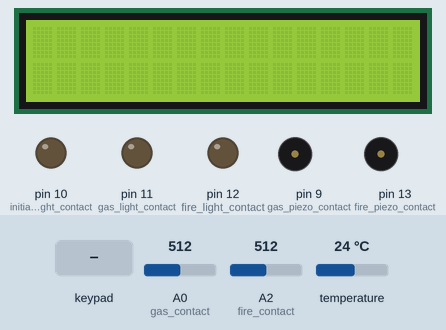
Simulated run of this sketch. Board: Arduino Uno, built with avr-gcc and run on an emulated ATmega328P. Shown: 16×2 character LCD, output pins drawn as LEDs (lit = HIGH), buzzer (waves = sounding, pin HIGH). The test bench sets the inputs (shaded band); at power-on: A2 (fire_contact) = 512, A0 (gas_contact) = 512, temperature 24 °C. What the sketch prints to the serial monitor is not drawn.

Above: at 1.2 s.
1.3 s: key '*' pressed
At 2.1 s:
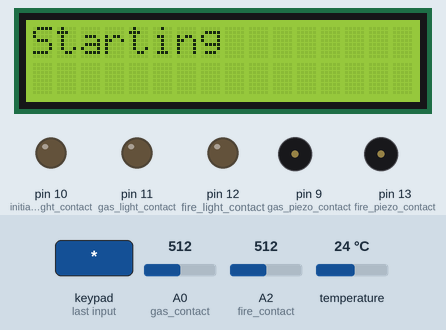
4.3 s: keypad keys 2 8 7 pressed 0.4 s apart
8.5 s: key '1' pressed
At 11.3 s:
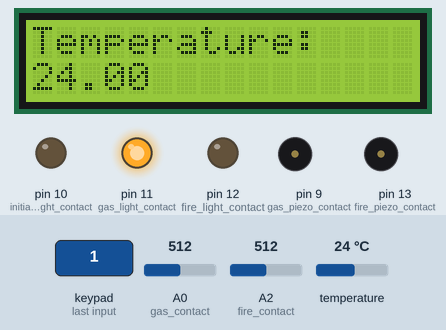
11.5 s: keypad keys 6 5 4 3 pressed 0.4 s apart
At 15.6 s:
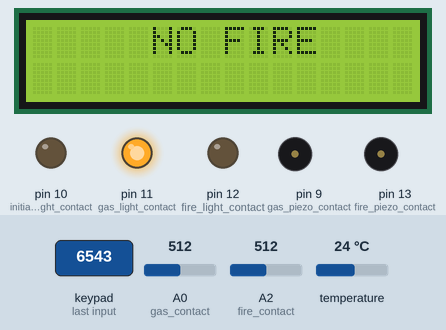
16.1 s: A2 (fire_contact) set to 318
19.1 s: A2 (fire_contact) set to 282
At 22.1 s:
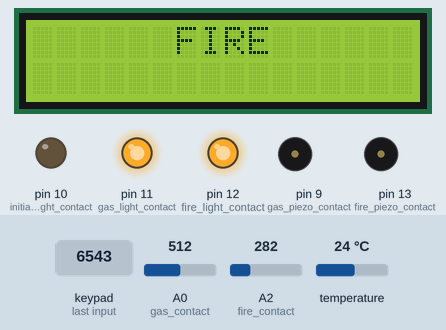
Timing chart, 0 to 23.1 s (numbered marks = the images above; inputs shaded):
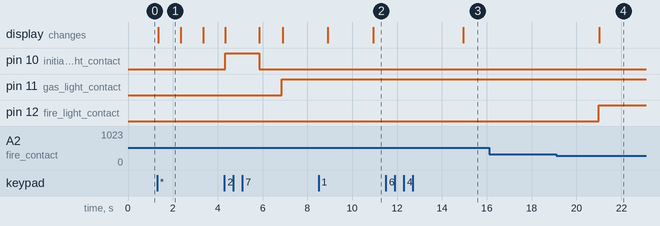

Measured:
- the behaviour switches between 301 and 300 on A2 (fire_contact) (found by bisection; images 3 and 4)
- after the input at 1.3 s, the display: changes at once (image 1)
- after the input at 8.5 s, the display: first differs from a run without the input after 2.4 s (image 2)
- after the input at 11.5 s, the display: changes after 3.5 s (image 3)
- after the input at 16.1 s, every drawn part: stays the same
- after the input at 19.1 s, pin 12 (fire_light_contact): LOW → HIGH after 1.9 s; the display: changes after 1.9 s (image 4)

The sketch:

course-work.ino
```cpp
// 150501, Барило Константин Сергеевич
// Микропроцессорное устройство контроля параметров горючих смазочных материалов в ёмкости

#include <microDS18B20.h>
#include <Keypad.h>
#include <LiquidCrystal_I2C.h>
#include <Thread.h>

// константы, описывающие режим работы устройства
#define OUTPUT_ALL 0                      // устройство измеряет все параметры
#define OUTPUT_TEMPERATURE 1              // устройство измеряет только температуру
#define OUTPUT_GAS 2                      // устройство измеряет только газ
#define OUTPUT_FIRE 3                     // устройство измеряет только пламя

// создание объекта модуля вывода
LiquidCrystal_I2C lcd(0x27, 16, 2);

// создание объекта датчика температуры
MicroDS18B20 <A3> temperature_sensor;

// объявление параметров
float temperature = 5.0;                  // значение температуры
bool has_gas = false;                     // флаг наличия газа
bool has_fire = false;                    // флаг наличия пламени

// контакты датчиков
int temperature_contact = A3;             // контакт датчика температуры
int gas_contact = A0;                     // контакт датчика газов
int fire_contact = A2;                    // контакт датчика пламени

// контакты светодиодов
int initial_light_contact = 10;           // контакт зелёного светодиода
int gas_light_contact = 11;               // контакт оранжевого светодиода
int fire_light_contact = 12;              // контакт красного светодиода

// контакты пьезодинамиков
int gas_piezo_contact = 9;
int fire_piezo_contact = 13;

// кнопки модуля клавиатуры
char keypad_matrix[4][3] = {
  { '1', '2', '3' },
  { '4', '5', '6' },
  { '7', '8', '9' },
  { '*', '0', '#' }
};
// контакты микроконтроллера для подключения модуля клавиатуры
byte keypad_rows_contacts[4] = { 6, 5, 4, 3 };
byte keypad_cols_contacts[3] = { 2, 8, 7 };

//создание объекта модуля клавиатуры
Keypad keypad = Keypad(makeKeymap(keypad_matrix), keypad_rows_contacts, keypad_cols_contacts, (byte)4, (byte)3);


bool device_work = false;             // флаг включения устройства
int cycle_counter = 0;                // счетчик итераций главного цикла
int mode = OUTPUT_ALL;                // режим работы устройства


Thread temperature_thread = Thread(); // поток для датчика температуры
Thread gas_thread = Thread();         // поток для датчика газов
Thread fire_thread = Thread();        // поток для датчика пламени
Thread display_thread = Thread();     // поток для модуля вывода
Thread keypad_thread = Thread();      // поток для модуля клавиатуры

// функция инициализации данных
void setup () {
  Serial.begin(9600);

  // инициализация контактов
  pinMode(temperature_contact, INPUT);
  pinMode(gas_contact, INPUT);
  pinMode(fire_contact, INPUT);
  pinMode(initial_light_contact, OUTPUT);
  pinMode(gas_light_contact, OUTPUT);
  pinMode(fire_light_contact, OUTPUT);
  pinMode(gas_piezo_contact, OUTPUT);
  pinMode(fire_piezo_contact, OUTPUT);
  for (int i = 0; i < 4; i++) {
    pinMode(keypad_rows_contacts[i], INPUT);
  }
  for (int i = 0; i < 3; i++) {
    pinMode(keypad_cols_contacts[i], INPUT);
  }

   // инициализация модуля вывода
  lcd.init();
  lcd.backlight();

  // инициализация потоков
  temperature_thread.onRun(temperature_handler);
  temperature_thread.setInterval(1000);
  gas_thread.onRun(gas_handler);
  gas_thread.setInterval(1000);
  fire_thread.onRun(fire_handler);
  fire_thread.setInterval(1000);
  display_thread.onRun(display_handler);
  display_thread.setInterval(1000);
  keypad_thread.onRun(keypad_handler);
  keypad_thread.setInterval(100);


}

// главная функция
void loop() {

  // если устройство включено
  if (device_work == true) {

    // если эта итерация первая
    if (cycle_counter == 0) {
      lcd.clear();
      lcd.display();
      lcd.setCursor(0, 0);

      // вывод 3 точек в интервалом в 1000 мс
      lcd.print("Starting");
      for (int i = 0; i < 3; i++) {
        delay(1000);
        lcd.print(".");
      }

      // тройное мигание зеленым светодиодом с интервалом в 500 мс
      for (int i = 0; i < 3; i++){
        digitalWrite(initial_light_contact, HIGH);
        delay(500);
        digitalWrite(initial_light_contact, LOW);
      }
      lcd.clear();
    }
    cycle_counter = cycle_counter + 1;
    Serial.println("Cycle counter: " + String(cycle_counter));

    // запуск потока модуля клавиатуры
    if (keypad_thread.shouldRun()) {
      keypad_thread.run();
    }

    // запуск потока датчика температуры
    if (temperature_thread.shouldRun()) {
      temperature_thread.run();
    }

    // запуск потока датчика газов
    if (gas_thread.shouldRun()) {
      gas_thread.run();
    }

    // запуск потока датчика пламени
    if (fire_thread.shouldRun()) {
      fire_thread.run();
    }

    // запуск потока модуля вывода
    if (display_thread.shouldRun()) {
      display_thread.run();
    }
  }

  // если устройство не включено
  else {
    // очистка дисплея
    lcd.clear();
    lcd.noDisplay();

    // выключение светодиодов и пьезодинамиков
    digitalWrite(initial_light_contact, LOW);
    digitalWrite(gas_light_contact, LOW);
    digitalWrite(fire_light_contact, LOW);
  }

  // запуск потока модуля клавиатуры
  if (keypad_thread.shouldRun()) {
    keypad_thread.run();
  }
}

// функция измерения температуры
void temperature_handler() {
  temperature_sensor.requestTemp();               // запрос температуры
  delay(1000);                                    // ожидание обработки температуры
  if (temperature_sensor.readTemp()) {            // если температура прочитана
    temperature = temperature_sensor.getTemp();   // запомнить тепературу
    Serial.println("Temp sensor value: " +  String(temperature));
  }
}

// функция индикации наличия газов
void gas_handler() {
  int value = analogRead(gas_contact);            // чтение значения датчика газов
  if (value > 280) {                              // газы обнаружены
    has_gas = true;                               // запомнить состоние
    digitalWrite(gas_light_contact, HIGH);        // включить светодиод
    //tone(gas_piezo_contact, 1000);
  }
  else {                                          // газы не обнаружены
    has_gas = false;                              // запомнить состояние
    digitalWrite(gas_light_contact, LOW);         // выключить светодиод
    //noTone(gas_piezo_contact);
  }
  Serial.println("Gas sensor value: " + String(value));
}

// функция индикации наличия пламени
void fire_handler() {
  int value = analogRead(fire_contact);          // чтение значения датчика пламени
  if (value <= 300) {                            // пламя обнаружено
    has_fire = true;                              // запомнить состояние
    digitalWrite(fire_light_contact, HIGH);       // включить светодиод
    //tone(fire_piezo_contact, 1000);
  }
  else {                                          // пламя не обнаружено
    has_fire = false;                             // запомнить состояние
    digitalWrite(fire_light_contact, LOW);        // выключить светодиод
    //noTone(fire_piezo_contact);
  }
  Serial.println("Fire sensor value: " + String(value));
}

// функция-обработчик ввода с клавиатуры
void keypad_handler() {
  char pressed_key = keypad.getKey();             // нажатая клавиша

  //Serial.println("Pressed key: " + String(pressed_key));

  // режим вывода информации о температуре и наличии газов и пламени
  if (pressed_key == '0') {
    mode = OUTPUT_ALL;
    Serial.println("Mode: " + String(mode));
    Serial.println("Change to mode OUTPUT_ALL");
  }

  // режим вывода информации о температуре
  if (pressed_key == '1') {
    mode = OUTPUT_TEMPERATURE;
    Serial.println("Mode: " + String(mode));
    Serial.println("Change to mode OUTPUT_TEMPERATURE");
  }

  // режим вывода информации о наличии газов
  if (pressed_key == '2') {
    mode = OUTPUT_GAS;
    Serial.println("Mode: " + String(mode));
    Serial.println("Change to mode OUTPUT_GAS");
  }

  // режим вывода информации о наличии пламени
  if (pressed_key == '3') {
    mode = OUTPUT_FIRE;
    Serial.println("Mode: " + String(mode));
    Serial.println("Change to mode OUTPUT_FIRE");
  }

  // вкючение устройства
  if (pressed_key == '*') {
    device_work = true;
    Serial.println("Device work: " + String(device_work));
    Serial.println("Switch on device");
  }

  // выключение устройства
  if (pressed_key == '#') {
    device_work = false;
    Serial.println("Device work: " + String(device_work));
    Serial.print("Switch device off");
  }
}

// функция звуковой индикации
void sound_signal(int piezo_contact) {

  // включить пьезодинамик
  digitalWrite(piezo_contact, HIGH);
  delay(1000);
  digitalWrite(piezo_contact, LOW);
}

// функция вывода информации
void display_handler() {
  lcd.clear();

  // включен реим вывода информации о всех параметрах
  if (mode == OUTPUT_ALL) {

    // вывод информации температуре
    lcd.setCursor(0, 0);
    lcd.print("Temp: ");
    //lcd.setCursor(0, 1);
    lcd.print(temperature);

    // ввод информации о наличии газов
    if (has_gas == true) {
      lcd.setCursor(2, 1);
      lcd.print("GAS");
      has_gas = false;
    }

    // вывод информацции о наличии пламени
    if (has_fire == true) {
      lcd.setCursor(10, 1);
      lcd.print("FIRE");
      has_fire = false;
    }
  }

  // включен режим вывода информаии о температуре
  else if (mode == OUTPUT_TEMPERATURE) {
    lcd.setCursor(0, 0);
    lcd.print("Temperature:");
    lcd.setCursor(0, 1);
    lcd.print(temperature);
  }

  // включени режим вывода информации о наличии газов
  else if (mode == OUTPUT_GAS) {
    if (has_gas == true) {
      lcd.setCursor(6, 0);
      lcd.print("GAS");
      has_gas = false;
    }
    else {
      lcd.setCursor(5, 0);
      lcd.print("NO GAS");
    }
  }

  // включен режим вывода информации о наличии пламени
  else if (mode == OUTPUT_FIRE) {
    if (has_fire == true) {
      lcd.setCursor(6, 0);
      lcd.print("FIRE");
      has_fire = false;
    }
    else {
      lcd.setCursor(5, 0);
      lcd.print("NO FIRE");
    }
  }
}
```
